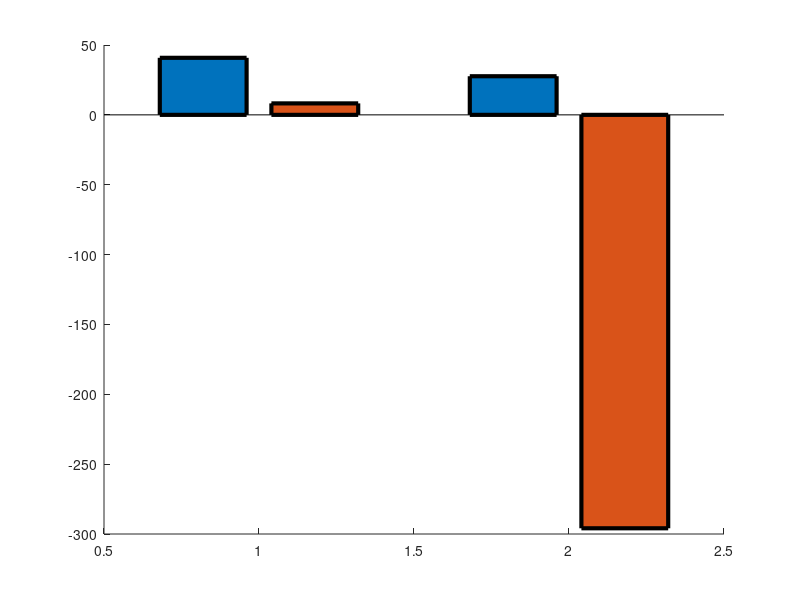

Source code (MATLAB): (Note: this script raises an error after producing the figure.)
clc
clear
close all

%%

% control_1_fed = [47.9843322791955 4.20096872512666 19.9184523765474 12.6581450315308 15.0463819904687 32.1055719182877 3.15875858928652 8.62856676843964];
% control_2_fed = [2.34411294456522 4.59556542627106 5.51516710469137 3.06245282498817 62.3833599849755 22.3668378411025 2.49325886133012 3.65499394809273];
% control_3_fed = [20.8570398136054 2.30970924311498 16.3533455489879 4.87201936336938 10.7856924082690 9.92299732277647 12.1178546337012 14.0948926305449];
% control_fed = 100*(1-(control_2_fed./control_1_fed + control_3_fed./control_2_fed)/2);
% 
% control_1_fasted = [6.09342311967252 2.18405040680556 6.72800891184088 1.76882676651639 11.1964246538586 7.68305336606695 11.3830252307550 6.96811075047674];
% control_2_fasted = [2.78070122729320 2.83919171484524 2.10939232801022 7.91666697417231 2.20115431167324 20.0673126644975 1.63087203016732 10.4740296613313];
% control_3_fasted = [13.5500919299757 3.26833916803950 13.6686436596926 1.49722540215591 3.93381372956307 3.73825586704756 21.8089610504578 6.07509342214873];
% control_fasted = 100*(1-(control_2_fasted./control_1_fasted + control_3_fasted./control_2_fasted)/2);
% 
% DTR_1_fed = [3.78098483230931 4.84170689805768 34.1558983772777 61.3866842426069 3.20486335357178 17.0132910730457 5.12237806754393 4.27265975818183 1.35529913199581 6.18598057728470];
% DTR_2_fed = [3.27255780968475 1.79707871052744 14.5994502930115 3.09229567057650 31.3753366520275 2.71619885350301 27.0551141371480 14.7080077548453 2.29144651210270 11.5714751054809];
% DTR_3_fed = [15.5824583885386 3.61180897290143 13.5225990630227 43.9325555059794 20.9598770423607 46.7307108710664 8.08378464246737 7.12495052626255 4.45582039878531 3.26544305861575];
% DTR_fed = 100*(1-(DTR_2_fed./DTR_1_fed + DTR_3_fed./DTR_2_fed)/2);
% 
% DTR_1_fasted = [2.76261334541839 3.94253348129864 67.2075460918329 15.9859169675397 12.9804755369844 4.24697532693141 6.92001679977344 1.92141318880928 42.1970239019347 32.2678107244943];
% DTR_2_fasted = [13.6257513326008 13.4344082442371 2.22452721885356 2.14982936864751 13.3673674145749 2.56278180856518 3.85491700963891 1.67829584169391 4.37670052392929 5.15965320596316];
% DTR_3_fasted = [6.52124619627728 6.19706100138629 14.1217871858717 13.8913572611551 2.19905043065793 2.18140976611713 8.75511880703361 2.63225821349482 10.6747087105542 2.37935100919750];
% DTR_fasted = 100*(1-(DTR_2_fasted./DTR_1_fasted + DTR_3_fasted./DTR_2_fasted)/2);

% control_1_fed = [778.914805546978 532.379165909244 203.832513577767 376.995198762903 546.423029958619 727.142756902875 313.107021779941 602.415098192923];
% control_2_fed = [500.253102634041 395.630590860092 203.384915002703 372.741055694416 702.633330147126 813.256995450112 343.730918852442 360.640797193312];
% control_3_fed = [519.716352000238 409.954188385482 178.204625427394 315.564351330572 347.814129507533 808.013932732999 294.269609258416 180];
% control_fed = 100*(1-(control_2_fed./control_1_fed + control_3_fed./control_2_fed)/2);
% 
% control_1_fasted = [502.052937074031 219.372257501459 396.385877774945 705.317602760243 391.004645833350 286.135212844551 459.879902480112 456.583644623548];
% control_2_fasted = [493.844969332177 167.529486502394 498.146698347291 481.188381305411 565.602444397203 344.629276591168 489.941603727082 249.397841004775];
% control_3_fasted = [622.178238007368 290.973374909612 519.243009254722 755.686556289842 322.078461758944 253.078605816068 457.926072178173 514.417900274977];
% control_fasted = 100*(1-(control_2_fasted./control_1_fasted + control_3_fasted./control_2_fasted)/2);
% 
% DTR_1_fed = [379.853361631564 945.901638910886 325.844853542848 235.473649176551 193.329525087603 340 266.529480600289 854.737650819900 810.763919218583 458.204333712044];
% DTR_2_fed = [295.332368983826 797.820360480423 249.286397770722 186.672838254023 141.183340236162 334.831768027230 133 100.90623785023 400 374.691346286713];
% DTR_3_fed = [272.229715003434 802.461215556110 200 169.534007303217 140 332.258402385418 200 100 685.848756122732 661.338744170815];
% DTR_fed = 100*(1-(DTR_2_fed./DTR_1_fed + DTR_3_fed./DTR_2_fed)/2);
% 
% DTR_1_fasted = [441.084396963397 816.802377586036 232.767852073564 207.791863101309 182.406423724053 474.930990917075 229.540823591941 562.191681559233 622.467240434743 445.427579765334];
% DTR_2_fasted = [372.264842425268 790.727500213140 200 206.163492682010 152.989645016070 322.063431574015 214.766027731022 240.553200224713 403.356686883245 351.338247352284];
% DTR_3_fasted = [264.285449673685 677.164876380649 200 200 221.826532101545 150 232.851895958873 442.227170254511 431.409161872561 325.872909601701];
% DTR_fasted = 100*(1-(DTR_2_fasted./DTR_1_fasted + DTR_3_fasted./DTR_2_fasted)/2);

control_1_fed = [4.080 2.260 2.193 1.426 2.162 3.188 2.081 3.310];
control_2_fed = [0.762 1.271 1.801 0.704 3.713 3.932 2.243 1.049];
control_3_fed = [0.230 1.276 1.361 0.437 0.556 3.389 1.625 0.786];
control_fed = 100*(1-(control_2_fed./control_1_fed + control_3_fed./control_2_fed)/2);

control_1_fasted = [2.375 0.575 0.822 0.498 2.046 0.361 1.977 2.269];
control_2_fasted = [1.157 -0.495 0.878 0.487 2.889 -0.496 2.083 0.080];
control_3_fasted = [4.281 0.901 1.994 3.044 0.885 0.060 1.840 3.926];
control_fasted = 100*(1-(control_2_fasted./control_1_fasted + control_3_fasted./control_2_fasted)/2);

DTR_1_fed = [3.847 2.523 2.861 5.162 2.065 2.824 2.779 2.135 2.564 2.276];
DTR_2_fed = [1.935 1.625 1.683 3.298 1.207 2.822 0.917 -0.051 0.886 1.310];
DTR_3_fed = [1.771 1.559 1.033 2.667 1.431 2.322 1.813 0.258 1.487 3.598];
DTR_fed = 100*(1-(DTR_2_fed./DTR_1_fed + DTR_3_fed./DTR_2_fed)/2);

DTR_1_fasted = [2.670 3.054 1.683 0.890 1.718 4.668 0.808 4.153 2.511 1.287];
DTR_2_fasted = [1.940 2.407 1.688 2.344 0.682 0.857 0.547 1.372 0.722 0.551];
DTR_3_fasted = [0.606 2.089 1.747 1.301 2.091 0.335 0.825 2.770 1.008 -0.136];
DTR_fasted = 100*(1-(DTR_2_fasted./DTR_1_fasted + DTR_3_fasted./DTR_2_fasted)/2);

%%

figure;
hold on

control = [control_fed' control_fasted'];
DTR = [DTR_fed' DTR_fasted'];

model_series = [mean(DTR_fed) mean(DTR_fasted); mean(control_fed) mean(control_fasted)];
model_error = [std(DTR_fed)/sqrt(10) std(DTR_fasted)/sqrt(10); std(control_fed)/sqrt(8) std(control_fasted)/sqrt(8)];

b = bar(model_series,'linewidth',3);
b(1).FaceColor = '#C6D6EA';
b(2).FaceColor = '#719DC9';

for k = 1:size(DTR,1)
    plot([0.8571, 1.1429],DTR(k,:),'marker','o','markersize',2,...
        'markeredgecolor',[0.75 0.75 0.75],'markerfacecolor',[0.75 0.75 0.75],...
        'linestyle','-','color',[0.75 0.75 0.75 0.9],'linewidth',3);
end

for k = 1:size(control,1)
    plot([1.8571, 2.1429],control(k,:),'marker','o','markersize',2,...
        'markeredgecolor',[0.75 0.75 0.75],'markerfacecolor',[0.75 0.75 0.75],...
        'linestyle','-','color',[0.75 0.75 0.75 0.9],'linewidth',3);
end

errorbar([0.8571 1.1429; 1.8571 2.1429],model_series,model_error,'k','linestyle','none','linewidth',3,'CapSize',15);

ax = gca;
ax.LineWidth = 2;
ax.FontSize = 15;
ax.FontWeight = 'bold';

ylabel('AI (%)','FontSize',15,'FontWeight','bold');
title({'Accomodation Index',''},'FontSize',20,'FontWeight','bold','color','k')

xticks([1 2])
xticklabels({'DTR+','DTR-'})

ylim([-610 240])

%%

[h_HR_1, p_HR_1, ci_HR_1, stats_HR_1] = ttest2(DTR_fed, DTR_fasted)

[h_HR_2, p_HR_2, ci_HR_2, stats_HR_2] = ttest2(control_fed, control_fasted)

[h_HR_3, p_HR_3, ci_HR_3, stats_HR_3] = ttest2(DTR_fed,control_fed)

[h_HR_4, p_HR_4, ci_HR_4, stats_HR_4] = ttest2(DTR_fasted,control_fasted)


